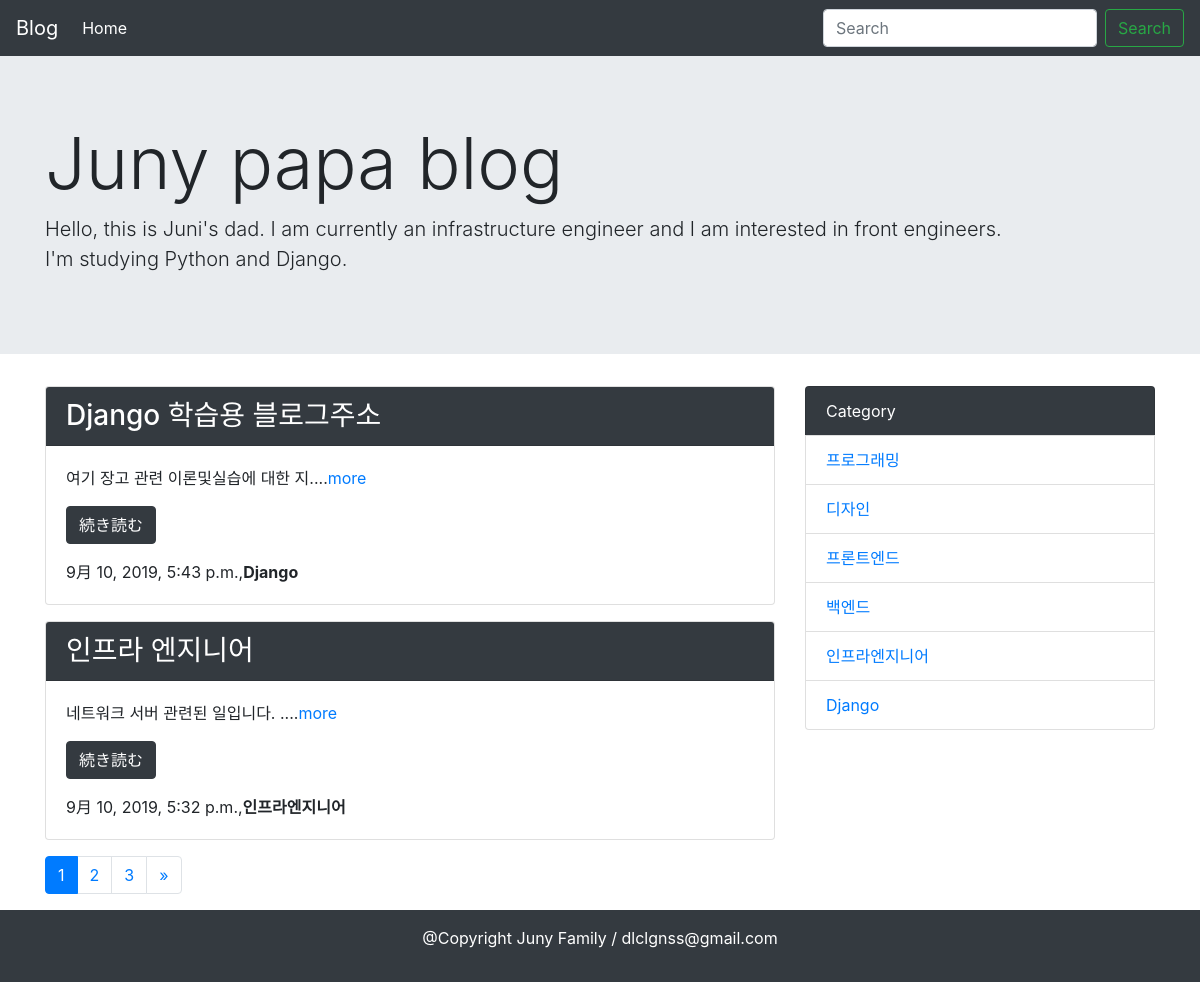
The page / on the database its author committed.
### blog/models.py (models this page shows, shortened)
class Post(models.Model):
    title = models.CharField('タイトル', max_length = 250)
    text = models.TextField('本文')
    created_at = models.DateTimeField('作成日', default = timezone.now)
    category = models.ForeignKey(
        Category, verbose_name = 'カテゴリ', on_delete = models.PROTECT
    )
    def summary(self):
        return self.text[:20]

class Category(models.Model):
    name = models.CharField('カテゴリ', max_length = 100)
    created_at = models.DateTimeField('作成日', default=timezone.now )
    def __str__(self):
        return self.name

### blog/views.py (the view)
# urls.py: path('', views.IndexView.as_view(), name='index'),
class IndexView(generic.ListView):
    model = Post
    paginate_by = 2
    def get_queryset(self):
        queryset = Post.objects.order_by('-created_at')
        keyword = self.request.GET.get('keyword')
        if keyword:
             queryset = queryset.filter(
                 Q(title__icontains=keyword) | Q(text__icontains = keyword)
                 )
        return queryset

### blog/category_common.py (called while the page is built)
def common(request):
    context = {
        'category_list' : Category.objects.all(),
    }
    return context

### blog/templatetags/mytag.py (called while the page is built)
@register.simple_tag
def url_replace(request, field, value):
    url_dict = request.GET.copy()
    url_dict[field] = value
    return url_dict.urlencode()

### blog/templates/blog/post_list.html
{% extends 'blog/base.html' %}
{% block content %}
{% for post in post_list %}
  <div class="card mb-3">
  <h3 class="card-header bg-dark text-white"> {{post.title}} </h3>
    <div class="card-body">
    <p>{{post.summary}}....<a href="{% url 'blog:detail' post.pk %}">more</a></p>
    <a href="{% url 'blog:detail' post.pk %}" class="btn btn-dark mb-3">続き読む</a>
    <p class="card-text">
      {{ post.created_at}},<b>{{post.category}}</b>
    </p>
  </div>
</div>
{% endfor %}
{% include 'blog/page.html' %}
{% endblock %}

### blog/templates/blog/base.html (shortened to what this page needs)
<!doctype html>
<html lang="ja">
  <head>
    <link rel="stylesheet" href="https://maxcdn.bootstrapcdn.com/bootstrap/4.0.0-beta.2/css/bootstrap.min.css">
  </head>
  <body>
    <nav class="navbar navbar-expand-lg navbar-dark bg-dark">
  <a class="navbar-brand" href="#">Blog</a>
  <div class="collapse navbar-collapse" id="navbarSupportedContent">
    <ul class="navbar-nav mr-auto">
      <li class="nav-item active">
        <a class="nav-link" href=" {% url 'blog:index' %}">Home</a>
      </li>
    </ul>
    <form class="form-inline my-2 my-lg-0" method="GET" action=" {% url 'blog:index' %} ">
      <input class="form-control mr-sm-2" type="text" placeholder="Search" aria-label="Search" name="keyword">
      <button class="btn btn-outline-success my-2 my-sm-0" type="submit">Search</button>
    </form>
  </div>
</nav>
  <div class="jumbotron jumbotron-fluid">
  <div class="container">
    <h1 class="display-3">Juny papa blog</h1>
    <p class="lead">Hello, this is Juni's dad.
      I am currently an infrastructure engineer and I am interested in front engineers.<br>
      I'm studying Python and Django.</p>
  </div>
</div>
    <div class="container">
      <div class="row">
        <div class="col-md-8">
          {% block content %}{% endblock content %}
        </div>
        <div class="col-md-4 mb-3">
          <ul class="list-group">
            <li class="list-group-item bg-dark text-white ">Category</li>
            {% for category in category_list %}
            <li class="list-group-item"> <a href=" {% url 'blog:category' category.pk %} "> {{category}} </a></li>
            {% endfor %}
          </ul>
        </div>
      </div>
    </div>
    <footer class='bg-dark text-white text-center py-3'>
      <p>@Copyright Juny Family / dlclgnss@gmail.com </p>
    </footer>
  </body>
</html>

### blog/templates/blog/page.html (shortened to what this page needs)
{% load mytag %}
<nav aria-label="Page navigation">
  <ul class="pagination">
      {% for link_page in page_obj.paginator.page_range %}
        {% if link_page == page_obj.number %}
          <li class="page-item active">
            <a class="page-link" href="?{% url_replace request 'page' link_page %}">
              {{ link_page }}
            </a>
          </li>
        {% else %}
          <li class="page-item">
            <a class="page-link" href="?{% url_replace request 'page' link_page %}">
              {{ link_page }}
            </a>
          </li>
        {% endif %}
      {% endfor %}
      {% if page_obj.has_next %}
        <li class="page-item">
        <a class="page-link" href="?{% url_replace request 'page' page_obj.next_page_number %}" aria-label="Next">
          <span aria-hidden="true">&raquo;</span>
        </a>
      </li>
      {% endif %}
  </ul>
</nav>

### rows shown on the page
Post: title "Django 학습용 블로그주소", summary "여기 장고 관련 이론및실습에 대한 지", created_at "9月 10, 2019, 5:43 p.m.", category "Django"
Post: title "인프라 엔지니어", summary "네트워크 서버 관련된 일입니다.", created_at "9月 10, 2019, 5:32 p.m.", category "인프라엔지니어"
Category: name "프로그래밍"
Category: name "디자인"
Category: name "프론트엔드"
Category: name "백엔드"
Category: name "인프라엔지니어"
Category: name "Django"

### other values the page prints
{{ link_page }} "1"
{{ link_page }} "2" "3"
